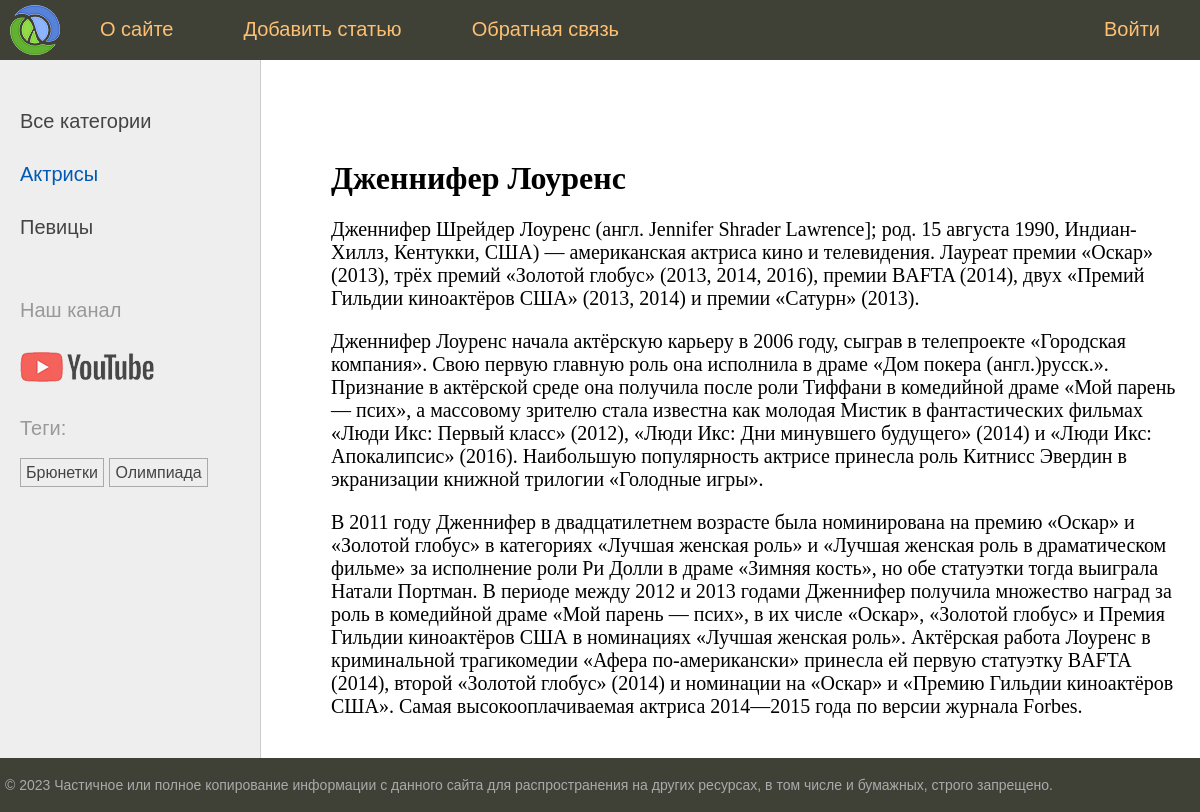
/post/dzhennifer-lourens/, run on the app's committed database.
### women/models.py (models this page shows, shortened)
class Category(models.Model):
    name = models.CharField(max_length=100, db_index=True)
    slug = models.SlugField(max_length=255, unique=True, db_index=True)
    objects = models.Manager()
    def get_absolute_url(self):
        return reverse('category', kwargs={'cat_slug': self.slug})
    class Meta:
        verbose_name = 'Category'
        verbose_name_plural = 'Categories'

class TagPost(models.Model):
    tag = models.CharField(max_length=100, db_index=True)
    slug = models.SlugField(max_length=255, db_index=True)
    objects = models.Manager()
    def get_absolute_url(self):
        return reverse('tag', kwargs={'tag_slug': self.slug})

class Women(models.Model):
    class Status(models.IntegerChoices):
        DRAFT = 0, 'Черновик'
        PUBLISHED = 1, 'Опубликовано'
    title = models.CharField(max_length=255)
    slug = models.SlugField(max_length=255, unique=True, db_index=True)
    content = models.TextField(blank=True)  # blank=True - поле может быть пустым
    time_create = models.DateTimeField(auto_now_add=True)
    time_update = models.DateTimeField(auto_now=True)
    is_published = models.BooleanField(choices=tuple(map(lambda x: (bool(x[0]), x[1]), Status.choices)),
                                       default=Status.DRAFT)
    cat = models.ForeignKey(to='Category', on_delete=models.PROTECT, related_name='posts')
    tags = models.ManyToManyField(to='TagPost', related_name='tags')
    published = PublishedManager()
    objects = models.Manager()
    class Meta:
        verbose_name = 'Famous Woman'
        verbose_name_plural = 'Famous Women'
        ordering = ['-time_create']
        indexes = [
            models.Index(fields=['-time_create'])
        ]

### women/views.py (the view)
# urls.py: path('post/<slug:post_slug>/', views.show_post, name='post'),
def show_post(request, post_slug):
    post = get_object_or_404(Women, slug=post_slug)
    data = {
        'title': post.title,
        'menu': menu,
        'post': post,
        'cat_selected': 1,
    }
    return render(request, 'women/post.html', data)

### women/models.py (called while the page is built)
    def get_queryset(self):
        return super().get_queryset().filter(is_published=Women.Status.PUBLISHED)

### women/templatetags/women_tags.py (called while the page is built)
@register.inclusion_tag('women/list_categories.html')
def show_categories(cat_selected=0):
    cats = Category.objects.annotate(total=Count('posts')).filter(total__gt=0)
    return {'cats': cats, 'cat_selected': cat_selected}

@register.inclusion_tag('women/list_tags.html')
def show_all_tags():
    tags = TagPost.objects.annotate(total=Count('tags')).filter(total__gt=0)
    return {'tags': tags}

### women/templates/women/post.html (shortened to what this page needs)
{% extends 'base.html' %}
{% block content %}
<h1>{{ post.title }}</h1>
{{ post.content|linebreaks }}
{% endblock %}

### women/templates/women/list_categories.html
{% for cat in cats %}
{% if cat.id == cat_selected %}
<li class="selected">{{cat.name}}</li>
{% else %}
<li><a href="{{ cat.get_absolute_url }}">{{cat.name}}</a></li>
{% endif %}
{% endfor %}

### women/templates/women/list_tags.html
{% if tags  %}
  <p>Теги:</p>
  <ul class="tags-list">
    {% for t in tags %}
      <li><a href="{{ t.get_absolute_url }}">{{ t.tag }}</a></li>
    {% endfor %}
  </ul>
{% endif %}

### data on the page
Category: name "Актрисы"
Category: name "Певицы"
TagPost: tag "Брюнетки"
TagPost: tag "Олимпиада"
Women: title "Дженнифер Лоуренс", content "Дженнифер Шрейдер Лоуренс (англ. Jennifer Shrader Lawrence]; род. 15 августа 1990, Индиан-Хиллз, Кентукки, США) — американская актриса кино и телевидения. Лауреат премии «Оскар» (2013), трёх премий «Золотой глобус» (2013, 2014, 2016), премии BAFTA (2014), двух «Премий Гильдии киноактёров США» (2013, 2014) и премии «Сатурн» (2013). Дженнифер Лоуренс начала актёрскую карьеру в 2006 году, сыграв в телепроекте «Городская компания». Свою первую главную роль она исполнила в драме «Дом покера (англ.)русск.». Признание в актёрской среде она получила после роли Тиффани в комедийной драме «Мой парень — псих», а массовому зрителю стала известна как молодая Мистик в фантастических фильмах «Люди Икс:…"

### other printed values
{{ m.title }} "О сайте" "Добавить статью" "Обратная связь" "Войти"
